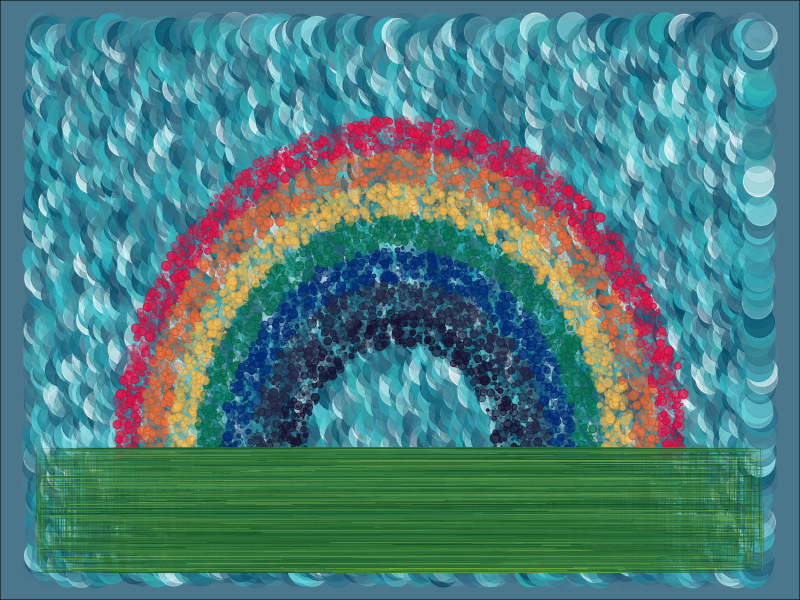

The R script that drew this image:
#====== Day 10 of 25 Days of Rtistry - Rainbow======#

#Library Load-in====
library(tidyverse) # For everything data
library(sp) # For polygon manipulation

#Function to make a rainbow==== 
rainbow_maker <- function(n){
  
  theta <- seq(0,pi, length.out = 1000)
  r <- seq(5,15,  length.out = n)
  rainbow_list <- list()
  
  for(i in seq_along(1:(n-1))){
    
  rainbow_list[[i]] <- tibble(x = c(cos(theta)*r[i],
                       r[i],r[i+1],
                       rev(cos(theta)*r[i+1]),
                       -r[i+1], -r[i]),
                 y = c(sin(theta)*r[i],
                       rep(0,2),
                       rev(sin(theta)*r[i+1]),
                       rep(0,2)),
                 group = i)
  }
  
  return(bind_rows(rainbow_list))
}

# Number of bands/colors in the rainbow====
n <- 8 

# Using the fx to make the rainbow data set====
rainbow_data <- rainbow_maker(n) 

# Pulling out the x limits====
rainbow_x_max <- max(rainbow_data$x)
rainbow_x_min <- min(rainbow_data$x)

# Pulling out the y limits====
rainbow_y_max <- max(rainbow_data$y)
rainbow_y_min <- min(rainbow_data$y)

# Filling up the designated space on the plot with points===
rainbow_points <- tibble(crossing(x = seq(rainbow_x_min, rainbow_x_max, length.out = 100),
                                  y = seq(rainbow_y_min, rainbow_y_max, length.out = 100)))

# Filtering out only points that fall in our rainbow polygons, and placing colors (hex codes) in the proper groups====
rainbow_points <- rainbow_points %>%
  rowwise() %>%
  mutate(logic = case_when(point.in.polygon(x,y,rainbow_data$x[rainbow_data$group == 1],rainbow_data$y[rainbow_data$group == 1]) == 1 ~ "#1A1333",
                           point.in.polygon(x,y,rainbow_data$x[rainbow_data$group == 2],rainbow_data$y[rainbow_data$group == 2]) == 1 ~ "#262949",
                           point.in.polygon(x,y,rainbow_data$x[rainbow_data$group == 3],rainbow_data$y[rainbow_data$group == 3]) == 1 ~ "#022C7A",
                           point.in.polygon(x,y,rainbow_data$x[rainbow_data$group == 4],rainbow_data$y[rainbow_data$group == 4]) == 1 ~ "#087353",
                           point.in.polygon(x,y,rainbow_data$x[rainbow_data$group == 5],rainbow_data$y[rainbow_data$group == 5]) == 1 ~ "#FBBF54",
                           point.in.polygon(x,y,rainbow_data$x[rainbow_data$group == 6],rainbow_data$y[rainbow_data$group == 6]) == 1 ~ "#EE6B3B",
                           point.in.polygon(x,y,rainbow_data$x[rainbow_data$group == 7],rainbow_data$y[rainbow_data$group == 7]) == 1 ~ "#EC0F47",
                           TRUE ~ NA_character_)) 

# Setting our rainbow color palette - same as above, but using this to calculate ====
color_pal <- rev(c("#EC0F47","#EE6B3B","#FBBF54","#087353","#022C7A","#262949","#1A1333"))

# Filtering out extraneous points to just leave the rainbow====
rainbow_points <- rainbow_points %>%
  filter(!is.na(logic))

# Calculating "border" colors for the points====
color_dark <- unlist(sapply(color_pal, function(x) colorRampPalette(c(x,"#000000"))(10)[3]))

# Creating a lookup table for the colors to add the darker colors to the original data frame====
color_match <- tibble(logic = color_pal, color = color_dark)

# Joining the tables====
rainbow_points <- rainbow_points %>%
  left_join(.,color_match, by = "logic")

# Creating a function to make the grass====
make_paint <- function(n,min_x,max_x,min_y,max_y,width,height){
  vertmarks <- list()
  horizmarks <- list()
  
  for(i in seq_along(1:n)){
    vertmarks[[i]] <- tibble(x=sample(seq(min_x,(max_x-width),length.out = 1000),1),
                             xend = x,
                             y = sample(seq(min_y,(max_y-height),length.out = 1000),1),
                             yend = sample(seq(min_y,(max_y-height),length.out = 1000),1))
  }
  
  for(i in seq_along(1:n)){
    horizmarks[[i]] <- tibble(x=sample(seq(min_x,(max_x-width),length.out = 1000),1),
                              xend = sample(seq(min_x,(max_x-width),length.out = 1000),1),
                              y = sample(seq(min_y,(max_y-height),length.out = 1000),1),
                              yend = y)
  }
  
  return(bind_rows(vertmarks,horizmarks))
}

# Setting an area for the "grass" to exist in====
grass_block <- tibble(x = c(-20,20,20,-20),
                      y = c(-6,-6,0,0))

# Using the function to make the data for the grass====
grass <- make_paint(6000,-20,25,-6,1,5,.5)

# Creating a palette of random colors for the grass====
grass_fill <-  tibble(fill =sample(colorRampPalette(c("#003E21","#347A2A","#21825C","#B3E55E"))(nrow(grass))))

# Final data set for the grass====
grass_new <- cbind(grass,grass_fill) %>%
  rowwise() %>%
  mutate(color = colorRampPalette(c(fill,"#000000"))(10)[2])

# Data set to make the sky/background====
  sky <- tibble(crossing(x = seq(-20,20, length.out = 100),
                         y = seq(-6,19, length.out = 100)))

# Final Image====
  ggplot()+
  theme_void()+
  geom_point(data = sky, aes(x=x,y=y), 
             color = sample(colorRampPalette(c("#28B5B5","#4B778D","#064663","#32C1CD","#ffffff"))(nrow(sky))),
             position = "jitter", 
             size = 10, 
             alpha =sample(seq(.02,.8, length.out = 60),nrow(sky), replace = TRUE))+
  geom_point(data = rainbow_points, aes(x,y, group = logic), 
             shape = 21, 
             fill = rainbow_points$logic, 
             color = rainbow_points$color, 
             position = "jitter",
             size = sample(seq(.2,3, length.out = 60),nrow(rainbow_points), replace = TRUE), 
             alpha =sample(seq(.02,.8, length.out = 20),nrow(rainbow_points), replace = TRUE))+
geom_segment(data = grass_new, aes(x=x,y=y, xend=xend,yend=yend), 
             position = "jitter", 
             size = .2, 
             alpha =sample(seq(.02,.8, length.out = 20),nrow(grass_new), replace = TRUE), 
             inherit.aes = FALSE, 
             color = grass_new$color)+
  xlim(c(-19,19))+
  ylim(c(-5,19))+
  theme(plot.background = element_rect(fill = "#4B778D" ))+
  coord_cartesian(clip = "off")
